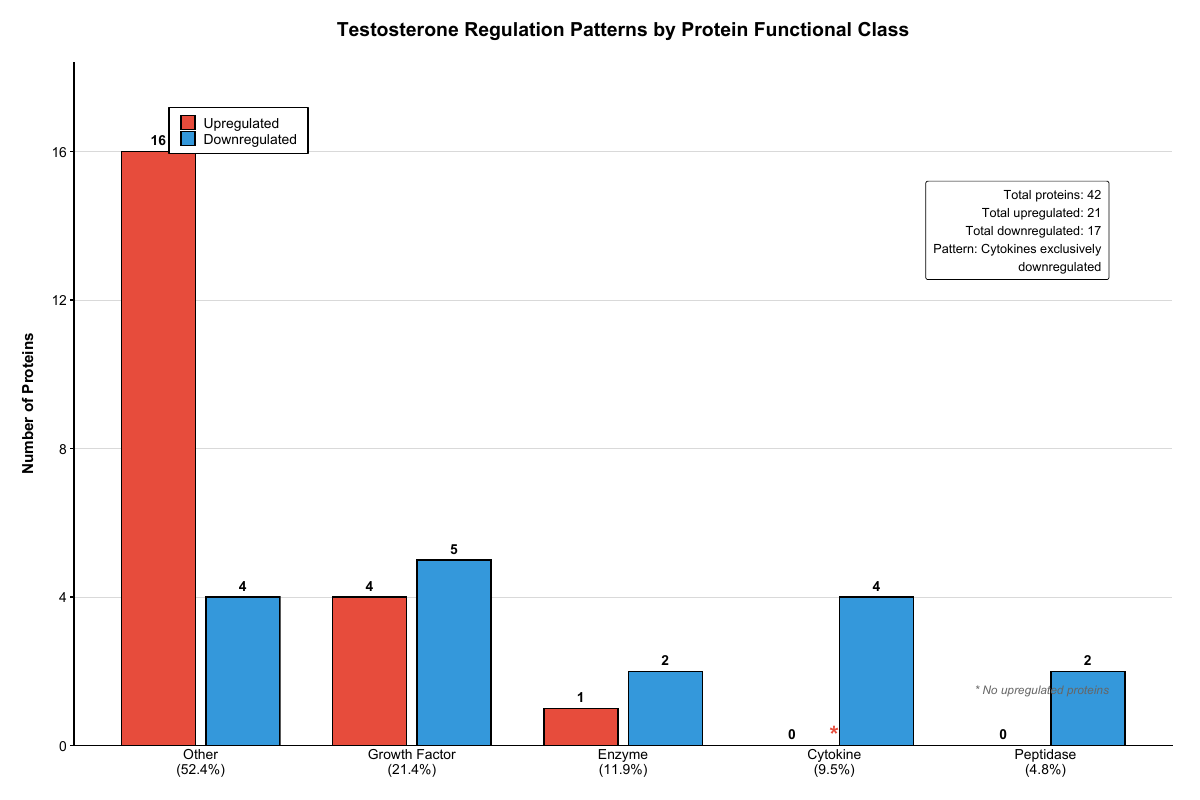

Generate this figure with R:
# ============================================================================
# Publication-grade Grouped Bar Chart - Regulation Patterns by Functional Class
# Style: Nature/Cell publication standards
# ============================================================================

# Load required libraries
suppressPackageStartupMessages({
  library(ggplot2)
  library(dplyr)
  library(tidyr)
})

# Load data
script_dir <- getwd()
data_path <- file.path(script_dir, "..", "..", "General Analysis", "functional_class_distribution.csv")
data_path <- normalizePath(data_path, mustWork = FALSE)

df <- read.csv(data_path, stringsAsFactors = FALSE)

# Order by total count descending
df <- df %>%
  arrange(desc(Count))

# Capitalize functional class names
df$Functional_Class_Display <- tools::toTitleCase(df$Functional_Class)

# Create factor with correct order
df$Functional_Class_Display <- factor(df$Functional_Class_Display,
                                       levels = df$Functional_Class_Display)

# Calculate totals for stats box
total_proteins <- sum(df$Count)
total_upregulated <- sum(df$Upregulated_Count)
total_downregulated <- sum(df$Downregulated_Count)

# Reshape data for grouped bar chart
df_long <- df %>%
  select(Functional_Class_Display, Upregulated_Count, Downregulated_Count, Percentage) %>%
  pivot_longer(
    cols = c(Upregulated_Count, Downregulated_Count),
    names_to = "Regulation",
    values_to = "Count"
  ) %>%
  mutate(
    Regulation = case_when(
      Regulation == "Upregulated_Count" ~ "Upregulated",
      Regulation == "Downregulated_Count" ~ "Downregulated"
    )
  )

# Set regulation factor order
df_long$Regulation <- factor(df_long$Regulation, levels = c("Upregulated", "Downregulated"))

# Define colors
colors <- c("Upregulated" = "#E74C3C", "Downregulated" = "#3498DB")

# Create percentage labels for x-axis
x_labels <- paste0(df$Functional_Class_Display, "\n(", sprintf("%.1f%%", df$Percentage), ")")
names(x_labels) <- df$Functional_Class_Display

# Stats box text
stats_text <- paste0(
  "Total proteins: ", total_proteins, "\n",
  "Total upregulated: ", total_upregulated, "\n",
  "Total downregulated: ", total_downregulated, "\n",
  "Pattern: Cytokines exclusively\ndownregulated"
)

# Create the plot
p <- ggplot(df_long, aes(x = Functional_Class_Display, y = Count, fill = Regulation)) +
  # Bars
  geom_col(position = position_dodge(width = 0.8), width = 0.7,
           color = "black", linewidth = 0.5) +

  # Count labels on bars
  geom_text(aes(label = Count),
            position = position_dodge(width = 0.8),
            vjust = -0.5, size = 3.5, fontface = "bold") +

  # Add asterisk for cytokines (0 upregulated)
  annotate("text", x = 4, y = 0.3, label = "*",
           size = 6, fontface = "bold", color = "#E74C3C") +

  # Stats box
  annotate("label",
           x = 5.3, y = max(df_long$Count) * 0.95,
           label = stats_text,
           hjust = 1, vjust = 1,
           size = 3.2,
           fill = "white",
           color = "black",
           label.padding = unit(0.5, "lines"),
           label.r = unit(0.15, "lines"),
           fontface = "plain") +

  # Note about asterisk
  annotate("text",
           x = 5.3, y = 1.5,
           label = "* No upregulated proteins",
           hjust = 1, size = 3, fontface = "italic", color = "#666666") +

  # Scales
  scale_fill_manual(values = colors, name = NULL) +
  scale_x_discrete(labels = x_labels) +
  scale_y_continuous(expand = expansion(mult = c(0, 0.15)),
                     breaks = seq(0, 20, 4)) +

  # Labels
  labs(
    title = "Testosterone Regulation Patterns by Protein Functional Class",
    x = NULL,
    y = "Number of Proteins"
  ) +

  # Theme
  theme_classic(base_size = 11) +
  theme(
    # Background
    plot.background = element_rect(fill = "white", color = NA),
    panel.background = element_rect(fill = "white", color = NA),

    # Grid
    panel.grid.major.y = element_line(color = "gray85", linewidth = 0.3),
    panel.grid.major.x = element_blank(),

    # Axes
    axis.line = element_line(color = "black", linewidth = 0.5),
    axis.ticks = element_line(color = "black", linewidth = 0.5),
    axis.ticks.x = element_blank(),
    axis.text.x = element_text(size = 10, color = "black", lineheight = 0.9),
    axis.text.y = element_text(size = 10, color = "black"),
    axis.title.y = element_text(size = 11, face = "bold", margin = margin(r = 10)),

    # Title
    plot.title = element_text(size = 14, face = "bold", hjust = 0.5,
                              margin = margin(b = 15)),

    # Legend
    legend.position = c(0.15, 0.9),
    legend.background = element_rect(fill = "white", color = "black", linewidth = 0.5),
    legend.text = element_text(size = 10),
    legend.key.size = unit(0.8, "lines"),
    legend.margin = margin(5, 8, 5, 8),

    # Margins
    plot.margin = margin(15, 20, 15, 15)
  )

# Save PNG
ggsave(
  filename = "functional_class_barplot.png",
  plot = p,
  width = 12,
  height = 8,
  dpi = 300,
  bg = "white"
)

# Save PDF
ggsave(
  filename = "functional_class_barplot.pdf",
  plot = p,
  width = 12,
  height = 8,
  device = cairo_pdf,
  bg = "white"
)

cat("Functional class bar plot saved to:\n")
cat("  - functional_class_barplot.png\n")
cat("  - functional_class_barplot.pdf\n")
